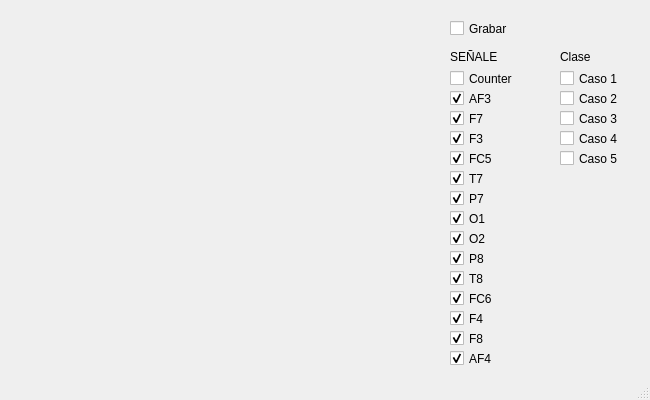
<?xml version="1.0" encoding="UTF-8"?>
<ui version="4.0">
 <class>MainWindow</class>
 <widget class="QMainWindow" name="MainWindow">
  <property name="geometry">
   <rect>
    <x>0</x>
    <y>0</y>
    <width>650</width>
    <height>400</height>
   </rect>
  </property>
  <property name="windowTitle">
   <string>Captura ICC</string>
  </property>
  <widget class="QWidget" name="centralWidget">
   <widget class="QCustomPlot" name="customPlot" native="true">
    <property name="geometry">
     <rect>
      <x>10</x>
      <y>20</y>
      <width>431</width>
      <height>341</height>
     </rect>
    </property>
   </widget>
   <widget class="QCheckBox" name="ED_COUNTER">
    <property name="geometry">
     <rect>
      <x>450</x>
      <y>70</y>
      <width>101</width>
      <height>17</height>
     </rect>
    </property>
    <property name="text">
     <string>Counter</string>
    </property>
    <property name="checked">
     <bool>false</bool>
    </property>
   </widget>
   <widget class="QCheckBox" name="ED_AF4">
    <property name="geometry">
     <rect>
      <x>450</x>
      <y>350</y>
      <width>101</width>
      <height>17</height>
     </rect>
    </property>
    <property name="text">
     <string>AF4</string>
    </property>
    <property name="checked">
     <bool>true</bool>
    </property>
   </widget>
   <widget class="QCheckBox" name="ED_AF3">
    <property name="geometry">
     <rect>
      <x>450</x>
      <y>90</y>
      <width>101</width>
      <height>17</height>
     </rect>
    </property>
    <property name="text">
     <string>AF3</string>
    </property>
    <property name="checked">
     <bool>true</bool>
    </property>
   </widget>
   <widget class="QCheckBox" name="ED_F7">
    <property name="geometry">
     <rect>
      <x>450</x>
      <y>110</y>
      <width>101</width>
      <height>17</height>
     </rect>
    </property>
    <property name="text">
     <string>F7</string>
    </property>
    <property name="checked">
     <bool>true</bool>
    </property>
   </widget>
   <widget class="QCheckBox" name="ED_F3">
    <property name="geometry">
     <rect>
      <x>450</x>
      <y>130</y>
      <width>101</width>
      <height>17</height>
     </rect>
    </property>
    <property name="text">
     <string>F3</string>
    </property>
    <property name="checked">
     <bool>true</bool>
    </property>
   </widget>
   <widget class="QCheckBox" name="ED_FC5">
    <property name="geometry">
     <rect>
      <x>450</x>
      <y>150</y>
      <width>101</width>
      <height>17</height>
     </rect>
    </property>
    <property name="text">
     <string>FC5</string>
    </property>
    <property name="checked">
     <bool>true</bool>
    </property>
   </widget>
   <widget class="QCheckBox" name="ED_T7">
    <property name="geometry">
     <rect>
      <x>450</x>
      <y>170</y>
      <width>101</width>
      <height>17</height>
     </rect>
    </property>
    <property name="text">
     <string>T7</string>
    </property>
    <property name="checked">
     <bool>true</bool>
    </property>
   </widget>
   <widget class="QCheckBox" name="ED_P7">
    <property name="geometry">
     <rect>
      <x>450</x>
      <y>190</y>
      <width>101</width>
      <height>17</height>
     </rect>
    </property>
    <property name="text">
     <string>P7</string>
    </property>
    <property name="checked">
     <bool>true</bool>
    </property>
   </widget>
   <widget class="QCheckBox" name="ED_O1">
    <property name="geometry">
     <rect>
      <x>450</x>
      <y>210</y>
      <width>101</width>
      <height>17</height>
     </rect>
    </property>
    <property name="text">
     <string>O1</string>
    </property>
    <property name="checked">
     <bool>true</bool>
    </property>
   </widget>
   <widget class="QCheckBox" name="ED_O2">
    <property name="geometry">
     <rect>
      <x>450</x>
      <y>230</y>
      <width>101</width>
      <height>17</height>
     </rect>
    </property>
    <property name="text">
     <string>O2</string>
    </property>
    <property name="checked">
     <bool>true</bool>
    </property>
   </widget>
   <widget class="QCheckBox" name="ED_P8">
    <property name="geometry">
     <rect>
      <x>450</x>
      <y>250</y>
      <width>101</width>
      <height>17</height>
     </rect>
    </property>
    <property name="text">
     <string>P8</string>
    </property>
    <property name="checked">
     <bool>true</bool>
    </property>
   </widget>
   <widget class="QCheckBox" name="ED_T8">
    <property name="geometry">
     <rect>
      <x>450</x>
      <y>270</y>
      <width>101</width>
      <height>17</height>
     </rect>
    </property>
    <property name="text">
     <string>T8</string>
    </property>
    <property name="checked">
     <bool>true</bool>
    </property>
   </widget>
   <widget class="QCheckBox" name="ED_FC6">
    <property name="geometry">
     <rect>
      <x>450</x>
      <y>290</y>
      <width>101</width>
      <height>17</height>
     </rect>
    </property>
    <property name="text">
     <string>FC6</string>
    </property>
    <property name="checked">
     <bool>true</bool>
    </property>
   </widget>
   <widget class="QCheckBox" name="ED_F4">
    <property name="geometry">
     <rect>
      <x>450</x>
      <y>310</y>
      <width>101</width>
      <height>17</height>
     </rect>
    </property>
    <property name="text">
     <string>F4</string>
    </property>
    <property name="checked">
     <bool>true</bool>
    </property>
   </widget>
   <widget class="QCheckBox" name="ED_F8">
    <property name="geometry">
     <rect>
      <x>450</x>
      <y>330</y>
      <width>101</width>
      <height>17</height>
     </rect>
    </property>
    <property name="text">
     <string>F8</string>
    </property>
    <property name="checked">
     <bool>true</bool>
    </property>
   </widget>
   <widget class="QLabel" name="label">
    <property name="geometry">
     <rect>
      <x>450</x>
      <y>50</y>
      <width>47</width>
      <height>13</height>
     </rect>
    </property>
    <property name="text">
     <string>SEÑALES</string>
    </property>
   </widget>
   <widget class="QLabel" name="label_2">
    <property name="geometry">
     <rect>
      <x>560</x>
      <y>50</y>
      <width>47</width>
      <height>13</height>
     </rect>
    </property>
    <property name="text">
     <string>Clase</string>
    </property>
   </widget>
   <widget class="QCheckBox" name="LB_Caso1">
    <property name="geometry">
     <rect>
      <x>560</x>
      <y>70</y>
      <width>101</width>
      <height>17</height>
     </rect>
    </property>
    <property name="text">
     <string>Caso 1</string>
    </property>
    <property name="checked">
     <bool>false</bool>
    </property>
   </widget>
   <widget class="QCheckBox" name="LB_Caso2">
    <property name="geometry">
     <rect>
      <x>560</x>
      <y>90</y>
      <width>101</width>
      <height>17</height>
     </rect>
    </property>
    <property name="text">
     <string>Caso 2</string>
    </property>
    <property name="checked">
     <bool>false</bool>
    </property>
   </widget>
   <widget class="QCheckBox" name="LB_Caso3">
    <property name="geometry">
     <rect>
      <x>560</x>
      <y>110</y>
      <width>101</width>
      <height>17</height>
     </rect>
    </property>
    <property name="text">
     <string>Caso 3</string>
    </property>
    <property name="checked">
     <bool>false</bool>
    </property>
   </widget>
   <widget class="QCheckBox" name="LB_Caso4">
    <property name="geometry">
     <rect>
      <x>560</x>
      <y>130</y>
      <width>101</width>
      <height>17</height>
     </rect>
    </property>
    <property name="text">
     <string>Caso 4</string>
    </property>
    <property name="checked">
     <bool>false</bool>
    </property>
   </widget>
   <widget class="QCheckBox" name="LB_Caso5">
    <property name="geometry">
     <rect>
      <x>560</x>
      <y>150</y>
      <width>101</width>
      <height>17</height>
     </rect>
    </property>
    <property name="text">
     <string>Caso 5</string>
    </property>
    <property name="checked">
     <bool>false</bool>
    </property>
   </widget>
   <widget class="QCheckBox" name="BT_grabar">
    <property name="geometry">
     <rect>
      <x>450</x>
      <y>20</y>
      <width>101</width>
      <height>17</height>
     </rect>
    </property>
    <property name="text">
     <string>Grabar</string>
    </property>
    <property name="checked">
     <bool>false</bool>
    </property>
   </widget>
  </widget>
  <widget class="QStatusBar" name="statusBar"/>
 </widget>
 <layoutdefault spacing="6" margin="11"/>
 <customwidgets>
  <customwidget>
   <class>QCustomPlot</class>
   <extends>QWidget</extends>
   <header>qcustomplot.h</header>
   <container>1</container>
  </customwidget>
 </customwidgets>
 <resources/>
 <connections/>
</ui>
